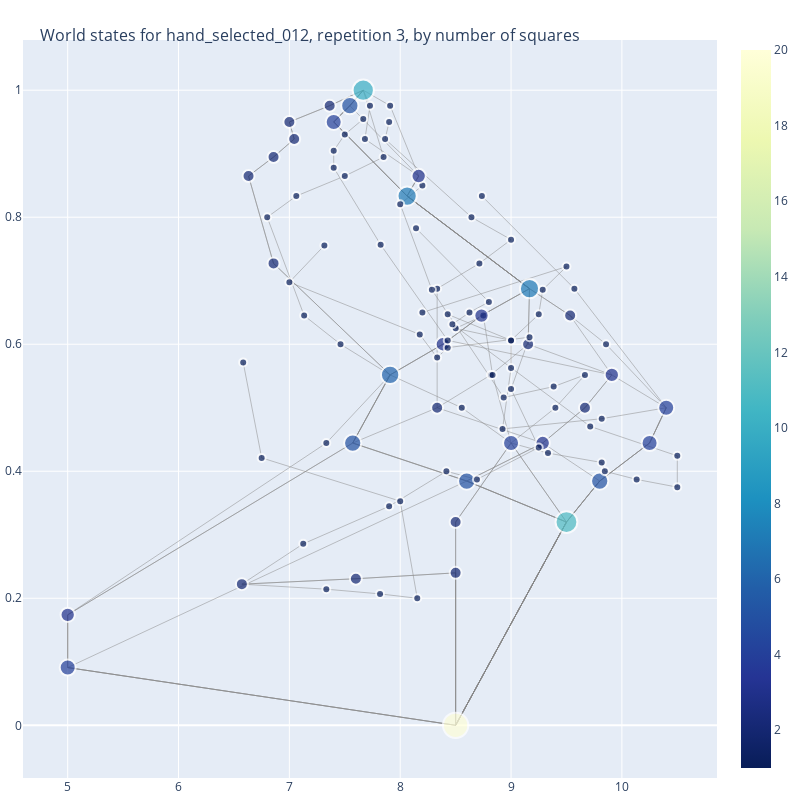

Write notebook code for a chart like this one.
### Code cell
fig = go.Figure(data=[edge_trace, node_trace],
             layout=go.Layout(
                title='<br>World states for ' + str(target) +', repetition '+ str(rep) +', by number of squares',
                titlefont_size=16,
                showlegend=False,
                hovermode='closest',
                margin=dict(b=20,l=5,r=5,t=40),
                annotations=[ dict(
                    text="",
                    showarrow=False,
                    xref="paper", yref="paper",
                    x=0.005, y=-0.002 ) ])
                #xaxis=dict(showgrid=False, zeroline=False, showticklabels=False))
                #yaxis=dict(showgrid=False, zeroline=False, showticklabels=False))
                )

fig.update_layout(
    width=800,
    height=800
)

fig.show()

### Figure 1 — Plotly figure (JSON) as saved in the notebook; plotly's stock layout.template omitted (floating-point values rounded to 4 significant figures; data arrays with more than 128 entries replaced by an {"elided": "..."} marker saying what was removed)
{"data": [{"hoverinfo": "none", "line": {"color": "#888", "width": 0.5}, "mode": "lines", "type": "scatter", "x": {"elided": "609 float values"}, "y": {"elided": "609 float values"}}, {"hoverinfo": "text", "marker": {"color": [20, 11, 2, 2, 5, 2, 5, 4, 2, 5, 3, 4, 1, 4, 1, 2, 2, 1, 1, 1, 1, 3, 1, 6, 1, 1, 1, 1, 1, 1, 2, 1, 1, 1, 3, 1, 1, 1, 1, 7, 1, 1, 1, 1, 1, 1, 7, 1, 1, 1, 1, 4, 2, 1, 1, 1, 1, 5, 2, 1, 1, 1, 10, 1, 1, 1, 1, 2, 1, 3, 1, 1, 1, 1, 1, 1, 1, 1, 1, 1, 3, 2, 1, 1, 1, 2, 1, 1, 1, 1, 2, 1, 1, 1, 1, 1, 1, 4, 3, 2, 1, 1, 1, 1, 1, 1, 1, 1, 1, 1, 1], "colorscale": [[0, "rgb(255,255,217)"], [0.125, "rgb(237,248,177)"], [0.25, "rgb(199,233,180)"], [0.375, "rgb(127,205,187)"], [0.5, "rgb(65,182,196)"], [0.625, "rgb(29,145,192)"], [0.75, "rgb(34,94,168)"], [0.875, "rgb(37,52,148)"], [1, "rgb(8,29,88)"]], "line": {"width": 2}, "reversescale": true, "showscale": true, "size": [25.29, 21.84, 12, 12, 17.29, 12, 17.29, 16, 12, 17.29, 14.34, 16, 8, 16, 8, 12, 12, 8, 8, 8, 8, 14.34, 8, 18.34, 8, 8, 8, 8, 8, 8, 12, 8, 8, 8, 14.34, 8, 8, 8, 8, 19.23, 8, 8, 8, 8, 8, 8, 19.23, 8, 8, 8, 8, 16, 12, 8, 8, 8, 8, 17.29, 12, 8, 8, 8, 21.29, 8, 8, 8, 8, 12, 8, 14.34, 8, 8, 8, 8, 8, 8, 8, 8, 8, 8, 14.34, 12, 8, 8, 8, 12, 8, 8, 8, 8, 12, 8, 8, 8, 8, 8, 8, 16, 14.34, 12, 8, 8, 8, 8, 8, 8, 8, 8, 8, 8, 8]}, "mode": "markers", "type": "scatter", "x": [8.5, 9.5, 8.5, 8.5, 9.8, 7.6, 8.6, 10.25, 6.571, 7.571, 9.286, 9, 7.333, 10.4, 7.125, 8.333, 9.667, 7.333, 9.333, 8.556, 9.4, 9.909, 7.9, 7.909, 8.818, 7.818, 8.833, 9.818, 9.818, 9.667, 9.154, 8.417, 9.857, 8.154, 8.385, 9.846, 8.923, 9.385, 7.462, 9.167, 9.25, 8.333, 8.5, 10.5, 9, 9.571, 8.062, 9.167, 9.5, 7.062, 8.737, 7.4, 7, 7.9, 8.2, 8.625, 8.2, 7.545, 7.364, 7.727, 7.909, 7.4, 7.667, 6.583, 8.8, 7.4, 8.692, 9.533, 8.75, 8.733, 10.13, 8.933, 7.133, 9, 9, 8, 9.25, 9.714, 8.429, 8.429, 8.167, 6.632, 7.824, 7.5, 8.333, 6.857, 6.75, 8.471, 7.85, 8.176, 7.043, 7.682, 7.864, 8, 7, 7.5, 7.316, 5, 5, 6.857, 8.714, 9, 10.5, 8.429, 9, 8.643, 9.286, 8.286, 6.8, 8.143, 7.667], "y": [0, 0.32, 0.24, 0.32, 0.3846, 0.2308, 0.3846, 0.4444, 0.2222, 0.4444, 0.4444, 0.4444, 0.4444, 0.5, 0.2857, 0.5, 0.5, 0.2143, 0.4286, 0.5, 0.5, 0.5517, 0.3448, 0.5517, 0.5517, 0.2069, 0.5517, 0.4138, 0.4828, 0.5517, 0.6, 0.4, 0.6, 0.2, 0.6, 0.4, 0.4667, 0.5333, 0.6, 0.6875, 0.4375, 0.6875, 0.625, 0.375, 0.5625, 0.6875, 0.8333, 0.6111, 0.7222, 0.8333, 0.8333, 0.95, 0.95, 0.95, 0.65, 0.65, 0.85, 0.9756, 0.9756, 0.9756, 0.9756, 0.878, 1, 0.5714, 0.6667, 0.9048, 0.3871, 0.6452, 0.6452, 0.6452, 0.3871, 0.5161, 0.6452, 0.5294, 0.7647, 0.3529, 0.6471, 0.4706, 0.6471, 0.5946, 0.8649, 0.8649, 0.7568, 0.8649, 0.5789, 0.8947, 0.4211, 0.6316, 0.8947, 0.6154, 0.9231, 0.9231, 0.9231, 0.8205, 0.6977, 0.9302, 0.7556, 0.09091, 0.1739, 0.7273, 0.7273, 0.6061, 0.4242, 0.6061, 0.6061, 0.8, 0.6857, 0.6857, 0.8, 0.7826, 0.9545]}], "layout": {"annotations": [{"showarrow": false, "text": "", "x": 0.005, "xref": "paper", "y": -0.002, "yref": "paper"}], "height": 800, "hovermode": "closest", "margin": {"b": 20, "l": 5, "r": 5, "t": 40}, "showlegend": false, "title": {"font": {"size": 16}, "text": "<br>World states for hand_selected_012, repetition 3, by number of squares"}, "width": 800}}
